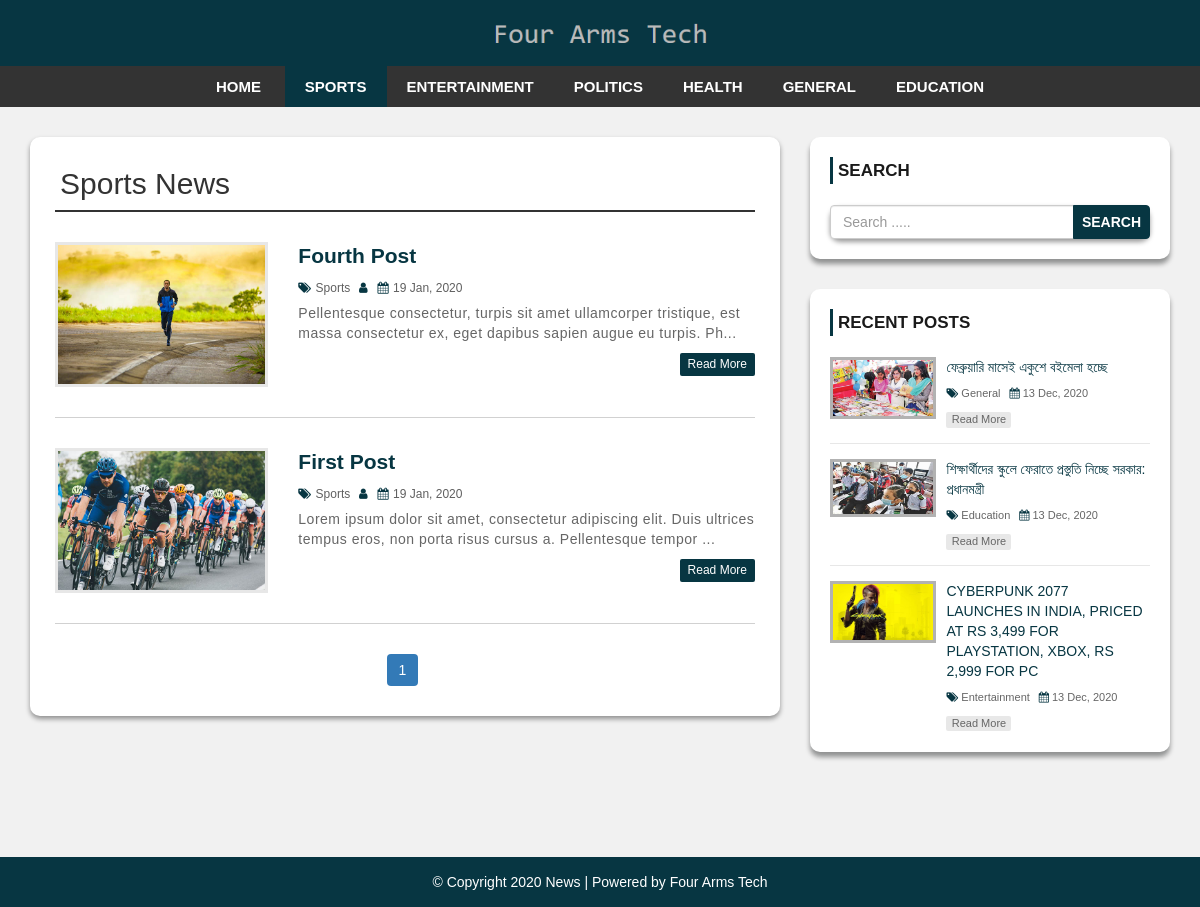
Page /category.php?cid=34 on the committed database.
### tables this page shows
CREATE TABLE `settings` (
  `id` int(11) NOT NULL,
  `websitename` varchar(60) NOT NULL,
  `logo` varchar(50) NOT NULL,
  `footerdesc` varchar(255) NOT NULL
);

CREATE TABLE `category` (
  `category_id` int(11) NOT NULL,
  `category_name` varchar(100) NOT NULL,
  `post` int(11) NOT NULL DEFAULT 0
);

CREATE TABLE `post` (
  `post_id` int(11) NOT NULL,
  `title` varchar(100) NOT NULL,
  `description` text NOT NULL,
  `category` varchar(100) NOT NULL,
  `post_date` varchar(50) NOT NULL,
  `author` int(11) NOT NULL,
  `post_img` varchar(100) NOT NULL
);

### config.php (called while the page is built, shortened)
<?php
$hostname = "http://localhost/limon.com/news-site";
?>

### category.php (the view, shortened to what this page needs)
<?php include 'header.php'; ?>
    <div id="main-content">
      <div class="container">
        <div class="row">
            <div class="col-md-8">
                <div class="post-container">
                  <?php
                  include "config.php";
                  if(isset($_GET['cid'])){
                    $cat_id = $_GET['cid'];
                    $sql1 = "SELECT * FROM category WHERE category_id = {$cat_id}";
                    $result1 = mysqli_query($conn, $sql1) or die("Query Failed.");
                    $row1 = mysqli_fetch_assoc($result1);
                  ?>
                  <h2 class="page-heading"><?php echo $row1['category_name']; ?> News</h2>
                  <?php
                    $limit = 3;
                    if(isset($_GET['page'])){
                      $page = $_GET['page'];
                    }else{
                      $page = 1;
                    }
                    $offset = ($page - 1) * $limit;
                    $sql = "SELECT post.post_id, post.title, post.description,post.post_date,post.author,
                    category.category_name,user.username,post.category,post.post_img FROM post
                    LEFT JOIN category ON post.category = category.category_id
                    LEFT JOIN user ON post.author = user.user_id
                    WHERE post.category = {$cat_id}
                    ORDER BY post.post_id DESC LIMIT {$offset},{$limit}";
                    $result = mysqli_query($conn, $sql) or die("Query Failed.");
                    if(mysqli_num_rows($result) > 0){
                      while($row = mysqli_fetch_assoc($result)) {
                  ?>
                    <div class="post-content">
                        <div class="row">
                            <div class="col-md-4">
                              <a class="post-img" href="single.php?id=<?php echo $row['post_id']; ?>"><img src="admin/upload/<?php echo $row['post_img']; ?>" alt=""/></a>
                            </div>
                            <div class="col-md-8">
                              <div class="inner-content clearfix">
                                  <h3><a href='single.php?id=<?php echo $row['post_id']; ?>'><?php echo $row['title']; ?></a></h3>
                                  <div class="post-information">
                                      <span>
                                          <i class="fa fa-tags" aria-hidden="true"></i>
                                          <a href='category.php?cid=<?php echo $row['category']; ?>'><?php echo $row['category_name']; ?></a>
                                      </span>
                                      <span>
                                          <i class="fa fa-user" aria-hidden="true"></i>
                                      </span>
                                      <span>
                                          <i class="fa fa-calendar" aria-hidden="true"></i>
                                          <?php echo $row['post_date']; ?>
                                      </span>
                                  </div>
                                  <p class="description">
                                      <?php echo substr($row['description'],0,130) . "..."; ?>
                                  </p>
                                  <a class='read-more pull-right' href='single.php?id=<?php echo $row['post_id']; ?>'>read more</a>
                              </div>
                            </div>
                        </div>
                    </div>
                    <?php
                      }
                    }else{
                      echo "<h2>No Record Found.</h2>";
                    }
                    if(mysqli_num_rows($result1) > 0){
                      $total_records = $row1['post'];
                      $total_page = ceil($total_records / $limit);
                      echo '<ul class="pagination admin-pagination">';
                      for($i = 1; $i <= $total_page; $i++){
                        if($i == $page){
                          $active = "active";
                        }else{
                          $active = "";
                        }
                        echo '<li class="'.$active.'"><a href="category.php?cid='.$cat_id .'&page='.$i.'">'.$i.'</a></li>';
                      }
                      echo '</ul>';
                    }
                  }else{
                    echo "<h2>No Record Found.</h2>";
                  }
                    ?>
                </div>
            </div>
            <?php include 'sidebar.php'; ?>
        </div>
      </div>
    </div>
<?php include 'footer.php'; ?>

### header.php (shortened to what this page needs)
<?php
  include "config.php";
?>
<!DOCTYPE html>
<html lang="en">
<head>
    <link rel="stylesheet" href="css/bootstrap.min.css" />
    <link rel="stylesheet" href="css/font-awesome.css">
    <link rel="stylesheet" href="css/style.css">
</head>
<body>
<div id="header">
    <div class="container">
        <div class="row">
            <div class=" col-md-offset-4 col-md-4">
              <?php
                include "config.php";
                $sql = "SELECT * FROM settings";
                $result = mysqli_query($conn, $sql) or die("Query Failed.");
                if(mysqli_num_rows($result) > 0){
                  while($row = mysqli_fetch_assoc($result)) {
                    if($row['logo'] == ""){
                      echo '<a href="index.php"><h1>'.$row['websitename'].'</h1></a>';
                    }else{
                      echo '<a href="index.php" id="logo"><img src="admin/images/'. $row['logo'] .'"></a>';
                    }
                  }
                }
                ?>
            </div>
        </div>
    </div>
</div>
<div id="menu-bar">
    <div class="container">
        <div class="row">
            <div class="col-md-12">
              <?php
                include "config.php";
                if(isset($_GET['cid'])){
                  $cat_id = $_GET['cid'];
                }
                $sql = "SELECT * FROM category WHERE post > 0";
                $result = mysqli_query($conn, $sql) or die("Query Failed. : Category");
                if(mysqli_num_rows($result) > 0){
                  $active = "";
              ?>
                <ul class='menu'>
                  <li><a href='<?php echo $hostname; ?>'>Home</a></li>
                  <?php while($row = mysqli_fetch_assoc($result)) {
                    if(isset($_GET['cid'])){
                      if($row['category_id'] == $cat_id){
                        $active = "active";
                      }else{
                        $active = "";
                      }
                    }
                    echo "<li><a class='{$active}' href='category.php?cid={$row['category_id']}'>{$row['category_name']}</a></li>";
                  } ?>
                </ul>
                <?php } ?>
            </div>
        </div>
    </div>
</div>

### sidebar.php
<div id="sidebar" class="col-md-4">
    <div class="search-box-container">
        <h4>Search</h4>
        <form class="search-post" action="search.php" method ="GET">
            <div class="input-group">
                <input type="text" name="search" class="form-control" placeholder="Search .....">
                <span class="input-group-btn">
                    <button type="submit" class="btn btn-danger">Search</button>
                </span>
            </div>
        </form>
    </div>
    <div class="recent-post-container">
        <h4>Recent Posts</h4>
        <?php
        include "config.php";
        $limit = 3;
        $sql = "SELECT post.post_id, post.title, post.post_date,
        category.category_name,post.category,post.post_img FROM post
        LEFT JOIN category ON post.category = category.category_id
        ORDER BY post.post_id DESC LIMIT {$limit}";
        $result = mysqli_query($conn, $sql) or die("Query Failed. : Recent Post");
        if(mysqli_num_rows($result) > 0){
          while($row = mysqli_fetch_assoc($result)) {
      ?>
        <div class="recent-post">
            <a class="post-img" href="single.php?id=<?php echo $row['post_id']; ?>">
                <img src="admin/upload/<?php echo $row['post_img']; ?>" alt=""/>
            </a>
            <div class="post-content">
                <h5><a href="single.php?id=<?php echo $row['post_id']; ?>"><?php echo $row['title']; ?></a></h5>
                <span>
                    <i class="fa fa-tags" aria-hidden="true"></i>
                    <a href='category.php?cid=<?php echo $row['category']; ?>'><?php echo $row['category_name']; ?></a>
                </span>
                <span>
                    <i class="fa fa-calendar" aria-hidden="true"></i>
                    <?php echo $row['post_date']; ?>
                </span>
                <a class="read-more" href="single.php?id=<?php echo $row['post_id']; ?>">read more</a>
            </div>
        </div>
    <?php
      }
    }
    ?>
    </div>
</div>

### footer.php
<div id ="footer">
    <div class="container">
        <div class="row">
            <div class="col-md-12">
              <?php
                include "config.php";
                $sql = "SELECT * FROM settings";
                $result = mysqli_query($conn, $sql) or die("Query Failed.");
                if(mysqli_num_rows($result) > 0){
                  while($row = mysqli_fetch_assoc($result)) {
              ?>
                <span><?php echo $row['footerdesc']; ?></span>
              <?php
                }
              }
              ?>
            </div>
        </div>
    </div>
</div>
</body>
</html>

### css/style.css (style rules this page uses)
body { background: #f1f1f1; font-family: sans-serif,arial,Helvetica; }
a, a:hover, a:focus { text-decoration: none; outline: none; }
ul { margin:0; padding:0; list-style:none; }
h2.page-heading { margin: 5px 0 30px; padding: 0 5px 10px; border-bottom: 2px solid #333; }
form { background: #fff; padding: 25px; box-shadow:0 3px 5px rgba(0, 0, 0, 0.4); border-radius: 10px; }
#header { background: #073642; text-align: center; padding: 15px; }
#logo { display: inline-block; width: 65%; }
#logo img { width: 100%; }
#menu-bar { background: #333; text-align: center; }
#menu-bar .menu > li { display: inline-block; }
.menu > li > a { padding: 10px 20px; display: block; text-transform: uppercase; color: #fff; font-size: 15px; font-weight:600; transition:all 0.5s ease 0s; }
#menu-bar .menu > li > a:hover, #menu-bar .menu > li > a.active { color:#fff; background:#073642; }
#main-content { padding: 30px 0; min-height: 750px; }
#main-content .post-container { background-color: #fff; padding: 25px; box-shadow: 0 3px 5px rgba(0, 0, 0, 0.4); border-radius: 10px; }
#main-content .post-content { border-bottom: 1px solid #d1d1d1; padding: 0 0 30px; margin-bottom:30px; }
#main-content .post-content img { width: 100%; }
#main-content .post-content .post-img { border: 3px solid #e7e7e7; display: block; height: 145px; overflow: hidden; transition: border .3s; }
#main-content .post-content h3 { font-size: 21px; line-height: 28px; font-weight: 600; margin: 0 0 7px; }
#main-content .post-content h3 a { color: #073642; transition:all 0.3s; }
#main-content .post-content .post-information span { color: #606060; font-size: 12px; text-transform: capitalize; margin: 0 5px 5px 0; display: inline-block; }
#main-content .post-content .post-information i { color: #073642; margin-right: 1px; }
#main-content .post-content .post-information a { color: #606060; text-decoration: none; }
#main-content .post-content p, #main-content .single-post p { color: #666; font-size: 14px; letter-spacing: 0.5px; margin:0 0 10px; }
#main-content .post-content a.read-more { color: #fff; background-color: #073642; font-size: 12px; text-transform: capitalize; padding: 3px 8px; border-radius: 2px; transition: all 0.3s; }
.pagination { display: block; text-align: center; margin: 0; }
.pagination li { display:inline-block; margin: 0 5px 0 0; }
.pagination li a { border: none; background: #073642; color: #fff; }
i.fa { color:#222; }
#sidebar h4 { color: #1A1A1A; font-size: 17px; line-height: 27px; font-weight:600; text-transform: uppercase; padding: 0 0 0 5px; margin: 0 0 21px; border-left: 3px solid #073642; }
#sidebar .search-box-container { background-color: #fff; padding: 20px; margin: 0 0 30px; box-shadow: 0 5px 5px rgba(0, 5, 5, 0.4); border-radius: 10px; }
#sidebar .search-post { padding: 0; }
#sidebar .search-post input { color: #606060; }
#sidebar .search-post .btn { font-weight: 600; text-transform: uppercase; padding: 6px 8px; background-color: #073642; border-color: #073642; outline: none; }
#sidebar .recent-post-container { padding: 20px; background: #fff; box-shadow: 0 5px 5px rgba(0, 5, 5, 0.4); border-radius: 10px; }
#sidebar .recent-post { border-bottom: 1px solid #e7e7e7; padding: 0 0 15px; margin: 0 0 15px; }
#sidebar .recent-post:last-child { margin: 0; padding: 0; border: none; }
#sidebar .recent-post .post-img { display: inline-block; width: 33%; border: 3px solid rgba(0,0,0,0.3); vertical-align: top; transition: border .3s; }
#sidebar .recent-post .post-img img { width: 100%; }
#sidebar .recent-post .post-content { width: 65%; display: inline-block; border: none; padding: 0 0 0 7px; margin: 0; }
#sidebar .recent-post h5 { font-size: 14px; line-height: 20px; margin: 0 0 5px; }
#sidebar .recent-post h5 a { color: #073642; }
#sidebar .recent-post span { color: #666; font-size: 11px; display: inline-block; margin: 0 5px 10px 0; }
#sidebar .recent-post span a { color: #666; }
#sidebar .recent-post span i { color: #073642; }
#sidebar .recent-post a.read-more { color: #666; background-color: rgba(0,0,0,0.09); width: 65px; font-size: 11px; text-align: center; padding: 0; display: block; transition: all 0.3s; }
#footer { color: #fff; padding:15px 0; text-align:center; background-color:#073642; }
#footer a { color:#fff; }

### rows in the picture
settings: logo (picture), footerdesc "© Copyright 2020 News | Powered by Four Arms Tech"
category: category_name "SPORTS", category_name "Sports"
category: category_name "ENTERTAINMENT"
category: category_name "POLITICS"
category: category_name "HEALTH"
category: category_name "GENERAL"
category: category_name "EDUCATION"
post: post_img (picture), title "Fourth Post", category.category_name "Sports", post_date "19 Jan, 2020", description "Pellentesque consectetur, turpis sit amet ullamcorper tristique, est massa consectetur ex, eget dapibus sapien augue eu turpis. Ph"
post: post_img (picture), title "First Post", category.category_name "Sports", post_date "19 Jan, 2020", description "Lorem ipsum dolor sit amet, consectetur adipiscing elit. Duis ultrices tempus eros, non porta risus cursus a. Pellentesque tempor"
post: post_img (picture), title "ফেব্রুয়ারি মাসেই একুশে বইমেলা হচ্ছে", category.category_name "General", post_date "13 Dec, 2020"
post: post_img (picture), title "শিক্ষার্থীদের স্কুলে ফেরাতে প্রস্তুতি নিচ্ছে সরকার: প্রধানমন্ত্রী", category.category_name "Education", post_date "13 Dec, 2020"
post: post_img (picture), title "CYBERPUNK 2077 LAUNCHES IN INDIA, PRICED AT RS 3,499 FOR PLAYSTATION, XBOX, RS 2,999 FOR PC", category.category_name "Entertainment", post_date "13 Dec, 2020"
